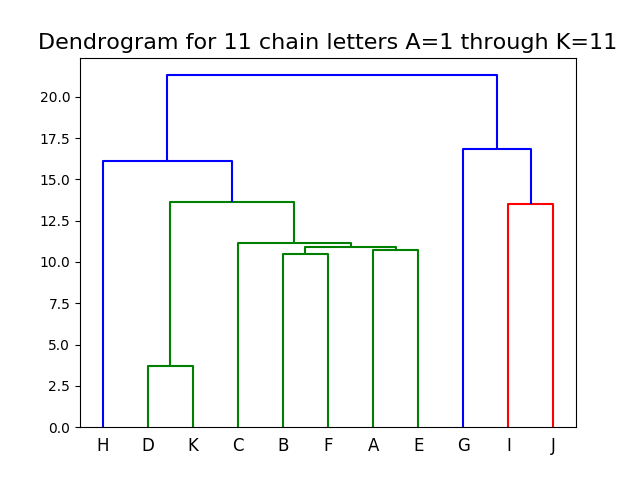

This figure's Python source:
#! /usr/bin/env python3
#
def chain_letter_dendrogram ( ):

#*****************************************************************************80
#
## chain_letter_dendrogram makes a dendrogram from a distance matrix.
#
#  Discussion:
#
#    Students were given 11 chain letters.  Each student was asked to pick
#    a particular chain letter, and then estimate its "distance" from all
#    the chain letters, using a particular scoring system.  
#
#    The results are here assembled into a distance matrix, from which a
#    hierarchical clustering can be made and displayed.
#
#    The distances were based on comparing positions in thw chain letters where
#    a proper name occurred.
#
#    "New England"   0 if the same, 1 otherwise.
#    "R.A.F.Officer" 0 if the same, 1 otherwise.
#    "Gene Welch" 0 if the same, 1 if one name different, 2 if both different.
#    "Saul de Groda" 0 if the same, 1, 2 or 3 if 1, 2 or 3 names different or added.
#    "Constantine Dias" 0 if the same, 1 or 2 if 1 or 2 names different.
#    "Carlos Daddit" 0 if the same, 1 or 2 if 1 or 2 names different.
#    "Dalan Fairchild" 0 if the same, 1 or 2 if 1 or 2 names different.
#    "a young woman in California" 0 if both letters have or don't have this part, 
#      5 if one does and one doesn't.
#
#    The distance between the two chain letters is the sum of the 8 scores.
#
#    From the distance matrix, we can compute a dendrogram that suggests,
#    based on similarity, a sort of genealogy for the chain letters.
#
#
#  Licensing:
#
#    This code is distributed under the GNU LGPL license.
#
#  Modified:
#
#    03 May 2019
#
#  Author:
#
#    John Burkardt
#
  import csv
  import matplotlib.pyplot as plt
  import numpy as np
  import platform
  import scipy as sp
  from mpl_toolkits.mplot3d import Axes3D
  from matplotlib import cm
  from scipy import spatial
  from scipy import cluster

  print ( '' )
  print ( 'chain_letter_dendrogram:' )
  print ( '  Python version: %s' % ( platform.python_version ( ) ) )
  print ( '  Construct a dendrogram to analyze the relationship' )
  print ( '  among a set of 11 versions of a chain letter.' )
#
#  Read the distance matrix from a file.
#
  filename = 'chain_letter_data.txt'
  data = np.loadtxt ( filename )

  print ( '' )
  print ( '  Chain letter distance matrix read from "%s"' % ( filename ) )
#
#  Determine pairwise distances.
#
  dv = sp.spatial.distance.pdist ( data )
#
#  Perform hierarchical clustering.
#
  dl = sp.cluster.hierarchy.linkage ( dv, method = 'single' )
#
#  Display the clustering as a dendrogram.
#
  plt.figure ( )
  plt.title ( 'Dendrogram for 11 chain letters A=1 through K=11', fontsize = 16 )

  sp.cluster.hierarchy.dendrogram ( dl, \
    labels = ( 'A','B','C','D','E','F','G','H','I','J','K') )
  filename = 'chain_letter_dendrogram.png'
  plt.savefig ( filename )
  print ( '' )
  print ( '  Graphics saved as "%s"' % ( filename ) )
  plt.show ( block = False )
#
#  Terminate.
#
  print ( '' )
  print ( 'chain_letter_dendrogram:' )
  print ( '  Normal end of execution.' )
  return

if ( __name__ == '__main__' ):
  from timestamp import timestamp
  timestamp ( )
  chain_letter_dendrogram ( )
  timestamp ( )
 
